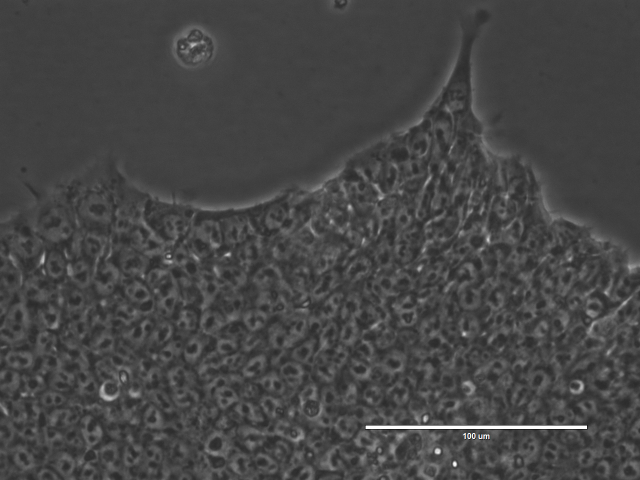
#> input picture Stemcell_classifier/model_data/H9p36/107Ax40_good.png, 1280 x 960 px, found by its file name (shown at 1/2 size); its folder holds only this picture in this run
$ jupyter execute --allow-errors model_archetectures.ipynb
#> lines starting #> are read from the running program, lines starting #| are printed output that depends on the picture; after the words box and inside, x2 and y2 are one past the last pixel; in counts of white or black regions, pixels touching at a corner belong together
[cell 1]
import pandas
import matplotlib.pyplot as plt
import plotly.express as px
import numpy as np

import torch
import torchvision
import torchvision.transforms as transforms
import torch.nn as nn
import torch.nn.functional as F
import torch.optim as optim
from tqdm import tqdm

[cell 2]
import os

photos_x10, labels_x10 = [], []
photos_x40, labels_x40 = [], []

# directory = os.path.join('/content/drive/MyDrive' ,'H9p36/H9p36')
directory = './H9p36'
files = os.listdir(directory)
for file in files:
  filename = file.split('.')
  if filename[1] == 'png':
    picture = filename[0].split('_')
    if len(picture) != 1:
      picture_scale = picture[0].split('x')
      if len(picture_scale) == 1:
        photos_x10.append(picture_scale[0])
        labels_x10.append(picture[1])
      else:
        photos_x40.append(file)
        labels_x40.append(picture[1])

[cell 3]
len(photos_x40)

[cell 4]
from PIL import Image
from skimage.color import rgba2rgb

def resize(dataset):
  resize_images = []
  for data in dataset:
    image = Image.open(os.path.join(directory, data))
#> image is the input picture: PIL image 1280x960 RGB; mean R, G, B 70, 70, 70
    image = image.resize((256, 256), Image.LANCZOS)
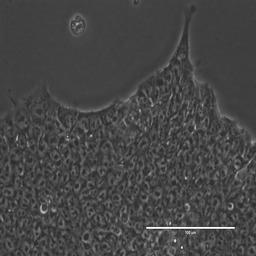
#> image: PIL image 256x256 RGB; mean R, G, B 70, 70, 70
    image = np.array(image)

    if image.shape != (256, 256, 3):
      image = rgba2rgb(image)

    resize_images.append(image)
  return resize_images

resize_photos_x40 = resize(photos_x40)
#> resize_photos_x40 = 1 item
plt.imshow(resize_photos_x40[-1])

[cell 5]
# ## Histogram equalization

# In[6]:


from skimage.util import img_as_ubyte
from skimage import exposure

equalize_photos_x40 = []

for i in resize_photos_x40:
  img = img_as_ubyte(i)
  img_rescale = exposure.equalize_hist(img)
  equalize_photos_x40.append(img_rescale)
#> this loop made 1 pass
#> pass 1, `img_rescale = exposure.equalize_hist(img)`:
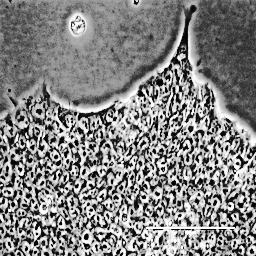
#> img_rescale: shape (256, 256, 3) float64; mean R, G, B 0.519, 0.519, 0.519
#> after the loop, equalize_photos_x40 = 1 item

[cell 6]
# ## Convert to GrayScale

# In[7]:


from skimage.color import rgb2gray

def GrayScale(dataset):
  gray_img = []
  for img in dataset:
    gray = rgb2gray(img)
    gray = np.expand_dims(gray, axis=2)
    gray_img.append(gray)
#> after the loop, gray_img = 1 item
  return gray_img

gray_photos_x40 = GrayScale(resize_photos_x40)
#> gray_photos_x40 = 1 item

[cell 7]
# ## Binarization

# In[8]:


from skimage.filters import threshold_otsu

otsu_photos_x40 = []

for i in gray_photos_x40:
  thresh = threshold_otsu(i)
  binary = i > thresh
  otsu_photos_x40.append(binary)
#> this loop made 1 pass
#> thresh on pass 1: 0.304
#> pass 1, `binary = i > thresh`:
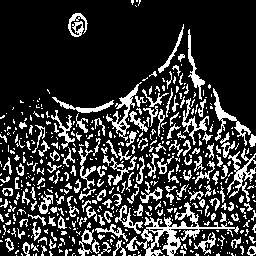
#> binary: shape (256, 256, 1) bool; 21.1% white in thin lines or dots
#> after the loop, otsu_photos_x40 = 1 item


# In[9]:


plt.imshow(otsu_photos_x40[-1])

[cell 8]
# ## Normalization of images

# In[10]:


min_ = []
max_ = []

for photo in resize_photos_x40:
  _max = 0
  _min = 9999
  for i in photo:
    for j in i:
      for k in j:
        if k < _min:
          _min = k
        if k > _max:
          _max = k
  min_.append(_min)
  max_.append(_max)
#> after the loop, max_ = [255]; min_ = [37]


import copy

def my_normalize1(resize_photos_x40, min_, max_):
  my = copy.deepcopy(resize_photos_x40)
#> my = 1 item
  for photo_id, (photo, _min, _max) in enumerate(zip(resize_photos_x40, min_, max_)):
      my[photo_id] = (photo - _min) / (_max -_min)
#> this loop made 1 pass
#> (photo_id, _min, _max) on pass 1: (0, 37, 255)
  return my

normalize_photos_x40 = my_normalize1(resize_photos_x40, min_, max_)
#> normalize_photos_x40 = 1 item


# In[11]:


plt.imshow(normalize_photos_x40[-1])

[cell 9]
# ## Draw labeled images

# In[12]:


def beautiful_show_images(dataset, labels, necessary_count):
#> called with necessary_count = 3
  fig, axes = plt.subplots(1, necessary_count, figsize = (15, 15))
  plt.gray()

  for i in range(necessary_count):
    tmp = np.random.randint(1, len(dataset))

    axes[i].imshow(dataset[tmp])
    axes[i].set_title(labels[tmp])

#> (the rest of this cell did not finish here and is left out)

$ run again, on Stemcell_classifier/model_data/H9p36/47Jx40_bad.png
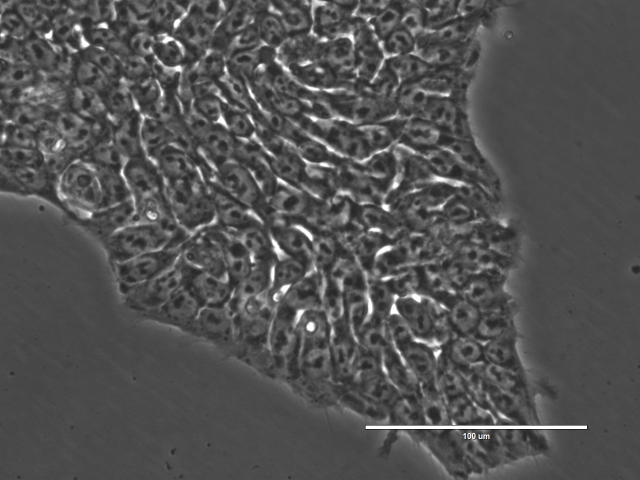
#> input picture Stemcell_classifier/model_data/H9p36/47Jx40_bad.png, 1280 x 960 px, found by its file name (shown at 1/2 size)
#> in resize, image is the input picture: PIL image 1280x960 RGB; mean R, G, B 82.2, 82.2, 82.2
#> image: PIL image 256x256 RGB
#> resize_photos_x40 = 1 item
#> the loop `for i in resize_photos_x40:` made 1 pass
#> pass 1, `img_rescale = exposure.equalize_hist(img)`:
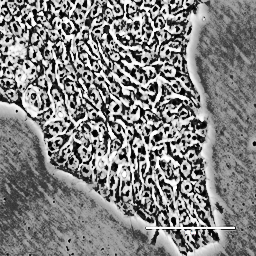
#> img_rescale: shape (256, 256, 3) float64; mean R, G, B 0.517, 0.517, 0.517
#> the loop in GrayScale, `for img in dataset:` made 1 pass
#> the loop `for i in gray_photos_x40:` made 1 pass
#> thresh on pass 1: 0.414
#> pass 1, `binary = i > thresh`:
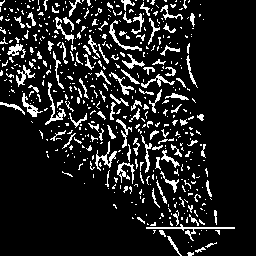
#> binary: shape (256, 256, 1) bool; 12.4% white in thin lines or dots
#> the loop `for photo in resize_photos_x40:` made 1 pass
#> after the loop `for photo in resize_photos_x40:`: max_ = [255]; min_ = [32]
#> my = 1 item
#> the loop in my_normalize1, `for photo_id, (photo, _min, _max) in enumerate(zip(resize_photos_x40, ..` made 1 pass
#> (photo_id, _min, _max) on pass 1: (0, 32, 255)

$ run again, on Stemcell_classifier/model_data/H9p36/75Cx40_bad.png
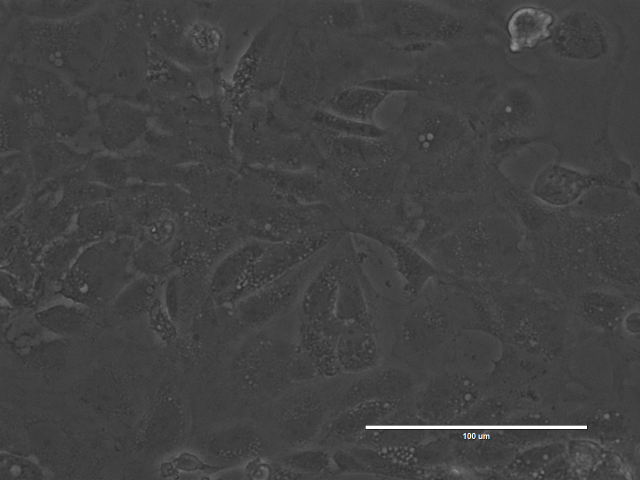
#> input picture Stemcell_classifier/model_data/H9p36/75Cx40_bad.png, 1280 x 960 px, found by its file name (shown at 1/2 size)
#> in resize, image is the input picture: PIL image 1280x960 RGB; mean R, G, B 65.9, 65.9, 65.9
#> image: PIL image 256x256 RGB
#> resize_photos_x40 = 1 item
#> the loop `for i in resize_photos_x40:` made 1 pass
#> the loop in GrayScale, `for img in dataset:` made 1 pass
#> the loop `for i in gray_photos_x40:` made 1 pass
#> thresh on pass 1: 0.566
#> pass 1, `binary = i > thresh`:
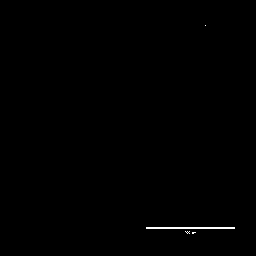
#> binary: shape (256, 256, 1) bool; 0.29% white in thin lines or dots, all inside (x1, y1, x2, y2) = (146, 25, 235, 234)
#> the loop `for photo in resize_photos_x40:` made 1 pass
#> after the loop `for photo in resize_photos_x40:`: max_ = [255]; min_ = [41]
#> my = 1 item
#> the loop in my_normalize1, `for photo_id, (photo, _min, _max) in enumerate(zip(resize_photos_x40, ..` made 1 pass
#> (photo_id, _min, _max) on pass 1: (0, 41, 255)
#> `[cell 8]`:
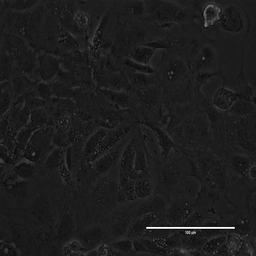
#> shown: shape (256, 256, 3) float64; mean R, G, B 0.116, 0.116, 0.116

$ run again, on Stemcell_classifier/model_data/H9p36/15up4x40_good.png
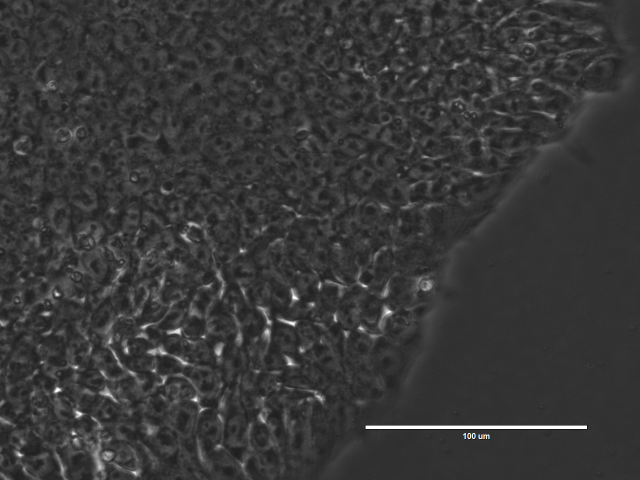
#> input picture Stemcell_classifier/model_data/H9p36/15up4x40_good.png, 1280 x 960 px, found by its file name (shown at 1/2 size)
#> in resize, image is the input picture: PIL image 1280x960 RGB; mean R, G, B 56.1, 56.1, 56.1
#> image: PIL image 256x256 RGB
#> resize_photos_x40 = 1 item
#> the loop `for i in resize_photos_x40:` made 1 pass
#> pass 1, `img_rescale = exposure.equalize_hist(img)`:
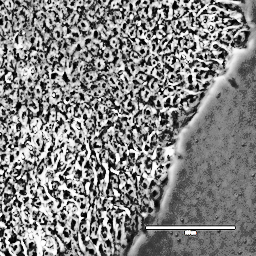
#> img_rescale: shape (256, 256, 3) float64; mean R, G, B 0.519, 0.519, 0.519
#> the loop in GrayScale, `for img in dataset:` made 1 pass
#> the loop `for i in gray_photos_x40:` made 1 pass
#> thresh on pass 1: 0.312
#> pass 1, `binary = i > thresh`:
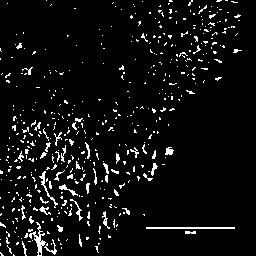
#> binary: shape (256, 256, 1) bool; 5.7% white in thin lines or dots
#> the loop `for photo in resize_photos_x40:` made 1 pass
#> after the loop `for photo in resize_photos_x40:`: max_ = [255]; min_ = [30]
#> my = 1 item
#> the loop in my_normalize1, `for photo_id, (photo, _min, _max) in enumerate(zip(resize_photos_x40, ..` made 1 pass
#> (photo_id, _min, _max) on pass 1: (0, 30, 255)
